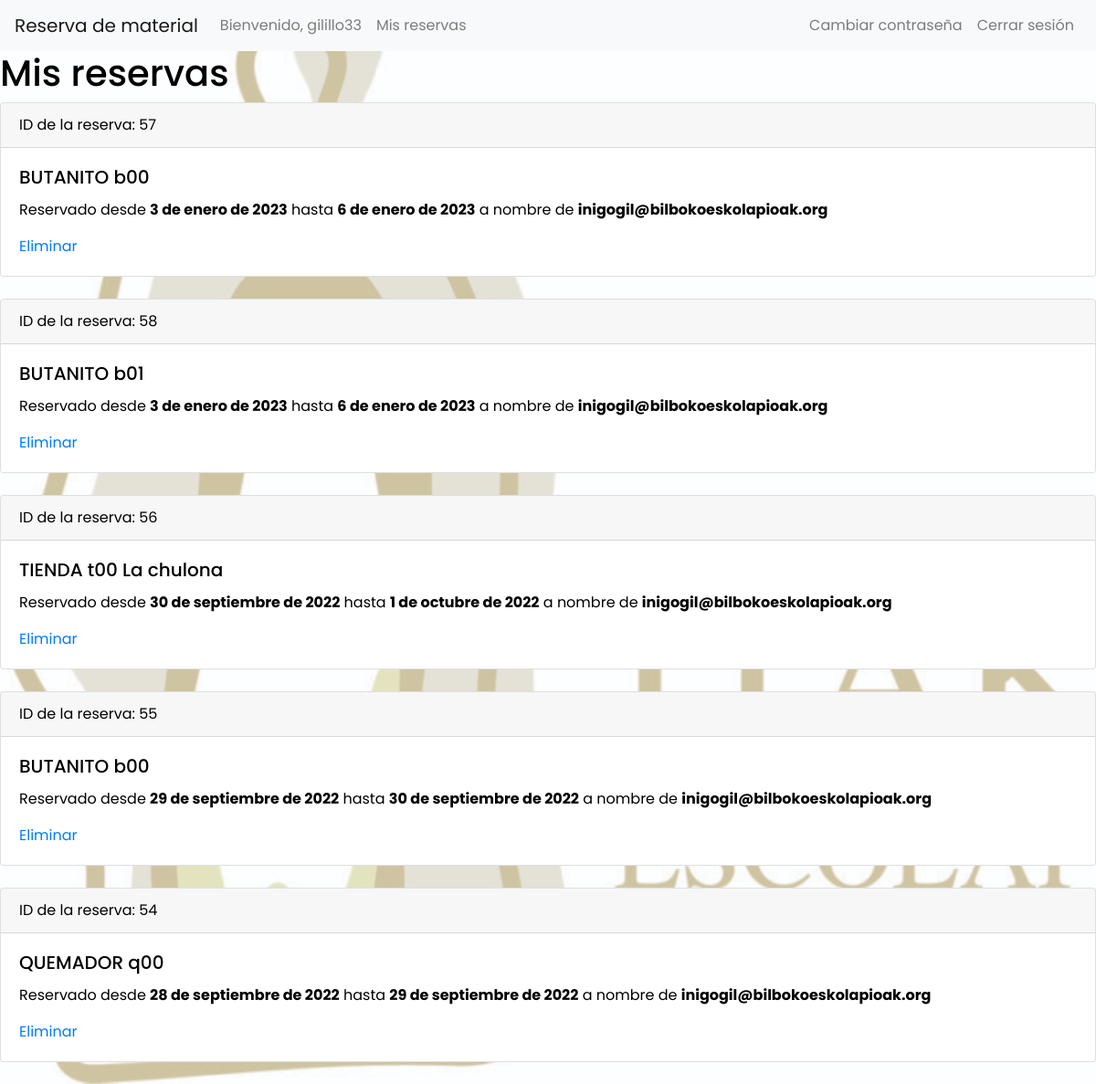
/mis_reservas/ (signed in), run on the app's committed database.
### reservas/models.py (models this page shows)
class Usuario(AbstractUser):
    telefono = models.CharField(max_length=9, validators=[MinLengthValidator(9)])

class Reserva(models.Model):
    id = models.AutoField(primary_key=True)
    nombre = models.CharField(max_length=10)
    apellido = models.CharField(max_length=20)
    email = models.CharField(max_length=100, validators=[validate_email])
    telefono = models.CharField(max_length=9, validators=[MinLengthValidator(9)])
    fecha_inicio = models.DateField()
    fecha_fin = models.DateField()
    content_type = models.ForeignKey(ContentType, on_delete=models.CASCADE)
    object_id = models.CharField(max_length=3, validators=[MinLengthValidator(3)])
    content_object = GenericForeignKey('content_type', 'object_id')
    class Meta:
        abstract = True

class FuturasReservas(Reserva):
    pass

class Objeto(models.Model):
    id_obj = models.CharField(max_length=3, validators=[MinLengthValidator(3)], primary_key=True)
    descripcion = models.CharField(max_length=200)
    class Meta:
        abstract = True

class Tienda(Objeto):
    nombre = models.CharField(max_length=20)

### reservas/views.py (the view)
# urls.py: path('mis_reservas/', views.mis_reservas),
def mis_reservas(request):
    return render(request, 'mis_reservas.html',
                  context={"reservasFuturas": FuturasReservas.objects.filter(email=request.user.email).order_by(
                      'fecha_inicio'),
                      "reservasAntiguas": HistoricoReservas.objects.filter(email=request.user.email).order_by(
                          'fecha_inicio'),
                      "tiendas": Tienda.objects.all()})

### reservas/templatetags/group_extra.py (called while the page is built)
@register.filter(name='has_group')
def has_group(user, group_name):
    group = Group.objects.get(name=group_name)
    return True if group in user.groups.all() else False

### templates/mis_reservas.html (shortened to what this page needs)
{% extends "main/header.html" %}
{% block content %}
{% load static %}
<link rel="stylesheet" href="{% static 'reservas/css/catalogo.css' %}">
    <h1>Mis reservas</h1>
    {% for reserva in reservasFuturas.reverse %}
    <div class="card">
      <div class="card-header">
        ID de la reserva: {{ reserva.id }}
      </div>
      <div class="card-body">
        <h5 class="card-title">{{ reserva.content_type.app_labeled_name | slice:'10:' | upper}} {{ reserva.object_id }}
            {% for tienda in tiendas %}
                {% if tienda.id_obj == reserva.object_id %}
                    {{ tienda.nombre }}
                {% endif %}
            {% endfor %}</h5>
          <p class="card-text">Reservado desde <strong>{{ reserva.fecha_inicio }}</strong> hasta <strong>{{ reserva.fecha_fin }}</strong> a nombre de <strong>{{ reserva.email }}</strong></p>
          <a href="{% url 'eliminar_reserva' p_id=reserva.id %}">Eliminar</a>
      </div>
    </div>
        <br>
    {% endfor %}
{% endblock %}

### templates/main/includes/navbar.html (shortened to what this page needs)
<nav class="navbar navbar-expand-lg navbar-light bg-light">
  <a class="navbar-brand" href="/catalogo">Reserva de material</a>
  <div class="collapse navbar-collapse" id="navbarText">
    <ul class="navbar-nav mr-auto">
      {% if user.is_authenticated %}
      <li class="nav-item">
        <a class="nav-link" href="/catalogo">Bienvenido, {{user.username}}</a>
      </li>
      <li class="nav-item">
        <a class="nav-link" href="/mis_reservas">Mis reservas</a>
      </li>
      {% else %}
      <li class="nav-item">
        <a class="nav-link" href="/login">Login</a>
      </li>
      {% endif %}
    </ul>
  <ul class="navbar-nav ml-auto">
  {% load group_extra %}
      {% if user.is_authenticated %}
      <li class="nav-item mr-auto">
        <a class="nav-link" href="/password_reset">Cambiar contraseña</a>
      </li>
      <li class="nav-item mr-auto">
        <a class="nav-link" href="/logout">Cerrar sesión</a>
      </li>
      {% else %}
      <li class="nav-item mr-auto">
          <a class="nav-link" href="/password_reset">He olvidado mi contraseña :(</a>
      </li>
      {% endif %}
  </ul>
  </div>
</nav>

### reservas/static/reservas/css/catalogo.css (style rules this page uses)
* { padding: 0; margin: 0; box-sizing: border-box; font-family: 'Poppins', sans-serif; }
body { color: #000; overflow-x: hidden; width: 100%; background-image: url("../img/itaka-bg.jpg"); background-position: center; background-size: cover; background-repeat: no-repeat; }

### data on the page
Usuario: username "gilillo33"
FuturasReservas: id "57", content_type.app_labeled_name "BUTANITO", object_id "b00", fecha_inicio "3 de enero de 2023", fecha_fin "6 de enero de 2023", email "inigogil@bilbokoeskolapioak.org"
FuturasReservas: id "58", content_type.app_labeled_name "BUTANITO", object_id "b01", fecha_inicio "3 de enero de 2023", fecha_fin "6 de enero de 2023", email "inigogil@bilbokoeskolapioak.org"
FuturasReservas: id "56", content_type.app_labeled_name "TIENDA", object_id "t00", fecha_inicio "30 de septiembre de 2022", fecha_fin "1 de octubre de 2022", email "inigogil@bilbokoeskolapioak.org"
Tienda: nombre "La chulona"
FuturasReservas: id "55", content_type.app_labeled_name "BUTANITO", object_id "b00", fecha_inicio "29 de septiembre de 2022", fecha_fin "30 de septiembre de 2022", email "inigogil@bilbokoeskolapioak.org"
FuturasReservas: id "54", content_type.app_labeled_name "QUEMADOR", object_id "q00", fecha_inicio "28 de septiembre de 2022", fecha_fin "29 de septiembre de 2022", email "inigogil@bilbokoeskolapioak.org"
